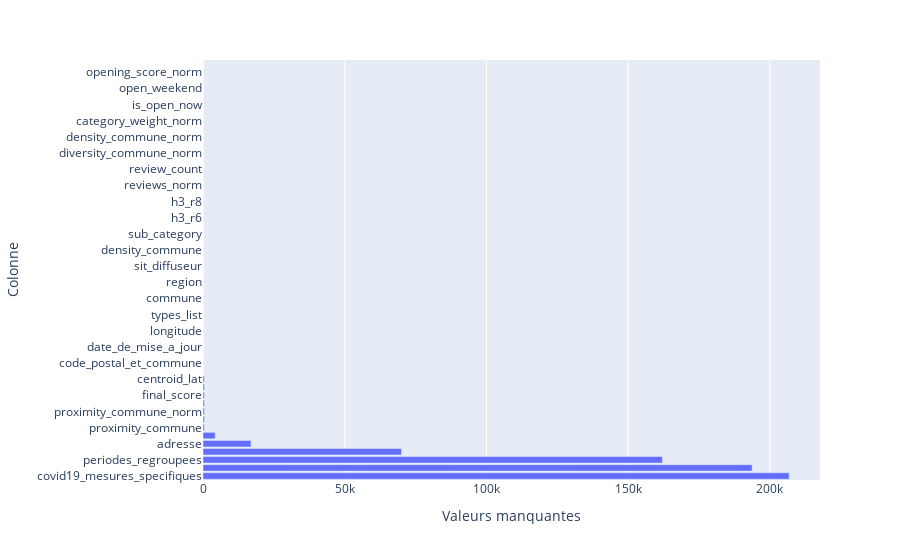

Notebook cell for this chart:
### Code cell
missing = df.isna().sum().sort_values(ascending=False)

fig = px.bar(
    missing.reset_index(),
    x=0, y="index",
    orientation="h",
    labels={"index": "Colonne", "0": "Valeurs manquantes"}
)
fig.show()

### Figure 1 — Plotly figure (JSON) as saved in the notebook; plotly's stock layout.template omitted (floating-point values rounded to 4 significant figures)
{"data": [{"hovertemplate": "Valeurs manquantes=%{x}<br>Colonne=%{y}<extra></extra>", "legendgroup": "", "marker": {"color": "#636efa", "pattern": {"shape": ""}}, "name": "", "orientation": "h", "showlegend": false, "textposition": "auto", "type": "bar", "x": [206805, 193744, 162078, 70033, 16950, 4308, 472, 472, 472, 472, 472, 472, 472, 0, 0, 0, 0, 0, 0, 0, 0, 0, 0, 0, 0, 0, 0, 0, 0, 0, 0, 0, 0, 0, 0, 0, 0, 0, 0, 0, 0, 0, 0, 0, 0, 0, 0, 0, 0, 0, 0, 0], "xaxis": "x", "y": ["covid19_mesures_specifiques", "classements_du_poi", "periodes_regroupees", "description", "adresse", "contacts_du_poi", "proximity_commune", "centroid_lon", "proximity_commune_norm", "final_score_raw", "final_score", "proximity_commune_log", "centroid_lat", "nom_du_poi", "code_postal_et_commune", "categories_de_poi", "date_de_mise_a_jour", "latitude", "longitude", "createur_de_la_donnee", "types_list", "departement", "commune", "code_postal", "region", "uri_id_du_poi", "sit_diffuseur", "type_principal", "density_commune", "main_category", "sub_category", "itineraire", "h3_r6", "h3_r7", "h3_r8", "h3_r9", "reviews_norm", "rating_norm", "review_count", "rating", "diversity_commune_norm", "diversity_commune", "density_commune_norm", "popularity_norm", "category_weight_norm", "category_weight", "is_open_now", "open_hours_norm", "open_weekend", "open_late", "opening_score_norm", "opening_score"], "yaxis": "y"}], "layout": {"barmode": "relative", "legend": {"tracegroupgap": 0}, "margin": {"t": 60}, "xaxis": {"anchor": "y", "domain": [0, 1], "title": {"text": "Valeurs manquantes"}}, "yaxis": {"anchor": "x", "domain": [0, 1], "title": {"text": "Colonne"}}}}
